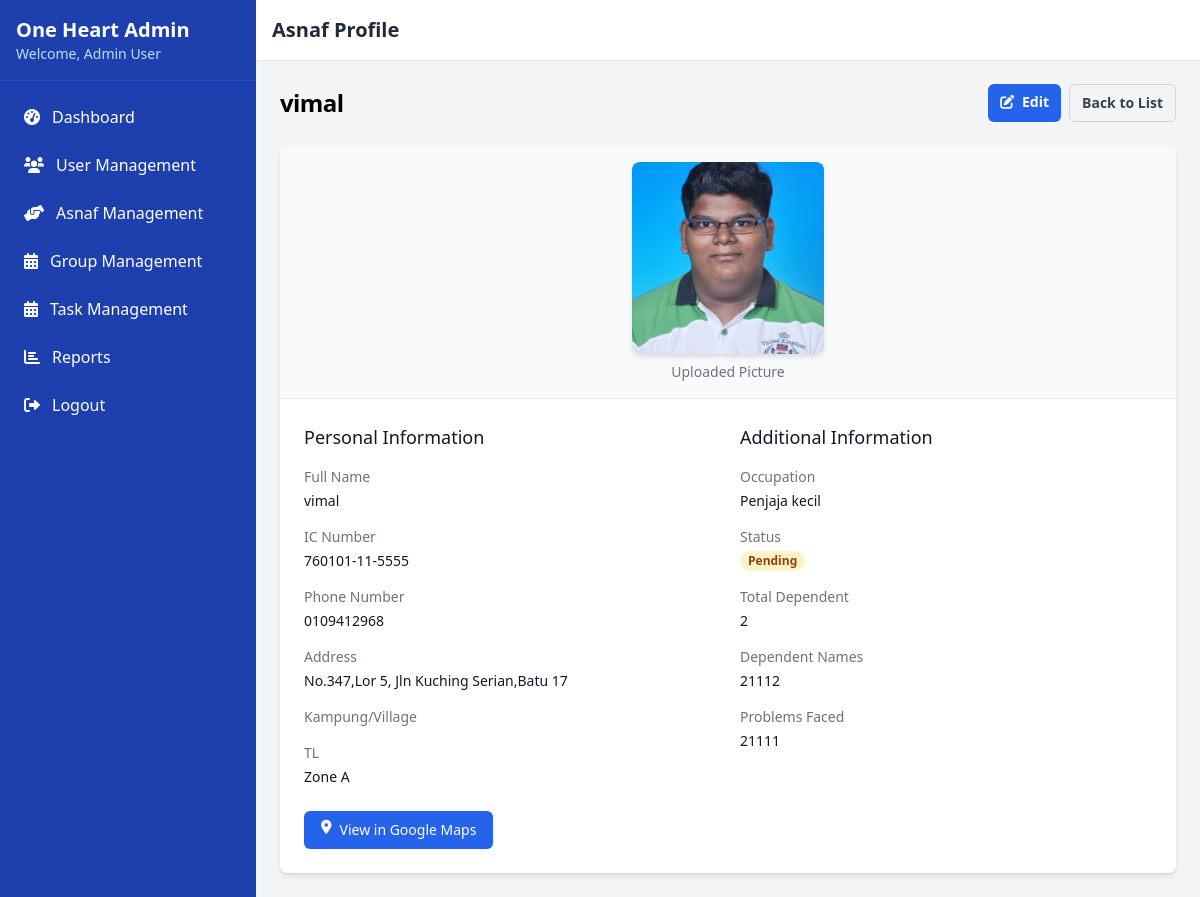
Screenshot of /admin_view_asnaf.php?id=9 (signed in) with the database file from the repository.
### tables this page shows
CREATE TABLE asnaf (
    id INT AUTO_INCREMENT PRIMARY KEY,
    name VARCHAR(100) NOT NULL,
    ic VARCHAR(20) NOT NULL,
    phone VARCHAR(20) NOT NULL,
    address TEXT NOT NULL,
    kampung VARCHAR(100) NOT NULL,
    tl VARCHAR(100),
    occupation VARCHAR(100),
    status ENUM('pending', 'verified', 'assisted') NOT NULL DEFAULT 'pending',
    total_dependent INT DEFAULT 0,
    dependent_names TEXT,
    problems TEXT,
    picture VARCHAR(255),
    user_id INT,
    created_at TIMESTAMP DEFAULT CURRENT_TIMESTAMP,
    updated_at TIMESTAMP DEFAULT CURRENT_TIMESTAMP ON UPDATE CURRENT_TIMESTAMP,
    FOREIGN KEY (user_id) REFERENCES users(id)
);

### admin_view_asnaf.php (the view, shortened to what this page needs)
<?php
require_once 'config/database.php';
$asnaf_id = $_GET['id'];
$stmt = $conn->prepare("SELECT * FROM asnaf WHERE id = ?");
$stmt->bind_param("i", $asnaf_id);
$stmt->execute();
$result = $stmt->get_result();
$asnaf = $result->fetch_assoc();
$maps_url = "https://www.google.com/maps/search/?api=1&query=" . urlencode($asnaf['address']);
?>
<!DOCTYPE html>
<html lang="en">
<head>
    <link href="https://cdn.jsdelivr.net/npm/tailwindcss@2.2.19/dist/tailwind.min.css" rel="stylesheet">
    <link rel="stylesheet" href="https://cdnjs.cloudflare.com/ajax/libs/font-awesome/6.0.0/css/all.min.css">
</head>
<body class="bg-gray-100">
    <div class="flex">
        <?php include 'admin_sidebar.php'; ?>
        <div class="flex-1 ml-64">
            <header class="bg-white shadow-sm p-4">
                <h2 class="text-xl font-semibold text-gray-800">Asnaf Profile</h2>
            </header>
            <main class="p-6">
                <div class="space-y-6">
                    <div class="flex justify-between items-center">
                        <h1 class="text-2xl font-bold tracking-tight"><?= htmlspecialchars($asnaf['name']) ?></h1>
                        <div class="flex space-x-2">
                            <a href="admin_edit_asnaf.php?id=<?= $asnaf['id'] ?>" class="rounded-md bg-blue-600 px-3 py-2 text-sm font-semibold text-white hover:bg-blue-700">
                                <i class="fas fa-edit mr-1"></i> Edit
                            </a>
                            <a href="admin_asnaf.php" class="rounded-md border border-gray-300 px-3 py-2 text-sm font-semibold text-gray-700 hover:bg-gray-50">
                                Back to List
                            </a>
                        </div>
                    </div>
                    <div class="bg-white shadow-md rounded-lg overflow-hidden">
                        <div class="bg-gray-50 px-6 py-4 border-b border-gray-200">
                            <div class="flex items-center justify-center">
                                <?php if (!empty($asnaf['picture']) && file_exists($asnaf['picture'])): ?>
                                    <div class="text-center">
                                        <img src="<?= htmlspecialchars($asnaf['picture']) ?>" alt="Asnaf Picture" class="mx-auto h-48 w-48 object-cover rounded-lg shadow-md">
                                        <p class="mt-2 text-sm text-gray-500">Uploaded Picture</p>
                                    </div>
                                <?php endif; ?>
                            </div>
                        </div>
                        <div class="p-6 space-y-6">
                            <div class="grid grid-cols-1 gap-6 sm:grid-cols-2">
                                <div>
                                    <h2 class="text-lg font-medium text-gray-900">Personal Information</h2>
                                    <div class="mt-4 space-y-4">
                                        <div>
                                            <p class="text-sm font-medium text-gray-500">Full Name</p>
                                            <p class="mt-1 text-sm text-gray-900"><?= htmlspecialchars($asnaf['name']) ?></p>
                                        </div>
                                        <div>
                                            <p class="text-sm font-medium text-gray-500">IC Number</p>
                                            <p class="mt-1 text-sm text-gray-900"><?= htmlspecialchars($asnaf['ic']) ?></p>
                                        </div>
                                        <div>
                                            <p class="text-sm font-medium text-gray-500">Phone Number</p>
                                            <p class="mt-1 text-sm text-gray-900"><?= htmlspecialchars($asnaf['phone']) ?></p>
                                        </div>
                                        <div>
                                            <p class="text-sm font-medium text-gray-500">Address</p>
                                            <p class="mt-1 text-sm text-gray-900"><?= htmlspecialchars($asnaf['address']) ?></p>
                                        </div>
                                        <div>
                                            <p class="text-sm font-medium text-gray-500">Kampung/Village</p>
                                        </div>
                                        <div>
                                            <p class="text-sm font-medium text-gray-500">TL</p>
                                            <p class="mt-1 text-sm text-gray-900"><?= htmlspecialchars($asnaf['tl'] ?? 'N/A') ?></p>
                                        </div>
                                    </div>
                                </div>
                                <div>
                                    <h2 class="text-lg font-medium text-gray-900">Additional Information</h2>
                                    <div class="mt-4 space-y-4">
                                        <div>
                                            <p class="text-sm font-medium text-gray-500">Occupation</p>
                                            <p class="mt-1 text-sm text-gray-900"><?= htmlspecialchars($asnaf['occupation']) ?></p>
                                        </div>
                                        <div>
                                            <p class="text-sm font-medium text-gray-500">Status</p>
                                            <span class="mt-1 px-2 inline-flex text-xs leading-5 font-semibold rounded-full
                                                <?= $asnaf['status'] == 'verified' ? 'bg-green-100 text-green-800' :
                                                   ($asnaf['status'] == 'assisted' ? 'bg-purple-100 text-purple-800' : 'bg-yellow-100 text-yellow-800') ?>">
                                                <?= ucfirst($asnaf['status']) ?>
                                            </span>
                                        </div>
                                        <div>
                                            <p class="text-sm font-medium text-gray-500">Total Dependent</p>
                                            <p class="mt-1 text-sm text-gray-900"><?= htmlspecialchars($asnaf['total_dependent']) ?></p>
                                        </div>
                                        <div>
                                            <p class="text-sm font-medium text-gray-500">Dependent Names</p>
                                            <p class="mt-1 text-sm text-gray-900"><?= nl2br(htmlspecialchars($asnaf['dependent_names'] ?? 'N/A')) ?></p>
                                        </div>
                                        <div>
                                            <p class="text-sm font-medium text-gray-500">Problems Faced</p>
                                            <p class="mt-1 text-sm text-gray-900"><?= nl2br(htmlspecialchars($asnaf['problems'])) ?></p>
                                        </div>
                                    </div>
                                </div>
                            </div>
                            <div class="mt-8">
                                <a href="<?= htmlspecialchars($maps_url) ?>" target="_blank" class="inline-flex justify-center rounded-md border border-transparent bg-blue-600 px-4 py-2 text-sm font-medium text-white shadow-sm hover:bg-blue-700">
                                    <i class="fas fa-map-marker-alt mr-2"></i> View in Google Maps
                                </a>
                            </div>
                        </div>
                    </div>
                </div>
            </main>
        </div>
    </div>
</body>
</html>

### rows the page displays
asnaf: name "vimal", picture (picture), ic "760101-11-5555", phone "0109412968", address "No.347,Lor 5, Jln Kuching Serian,Batu 17", tl "Zone A", occupation "Penjaja kecil", status "Pending", total_dependent "2", dependent_names "21112", problems "21111"

### other values shown
$_SESSION['user_name'] "Admin User"
